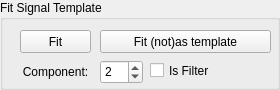
            <widget class="QGroupBox" name="groupBox_6">
             <property name="maximumSize">
              <size>
               <width>16777215</width>
               <height>90</height>
              </size>
             </property>
             <property name="title">
              <string>Fit Signal Template</string>
             </property>
             <property name="checkable">
              <bool>false</bool>
             </property>
             <property name="checked">
              <bool>false</bool>
             </property>
             <widget class="QPushButton" name="PB_fit_template">
              <property name="geometry">
               <rect>
                <x>20</x>
                <y>30</y>
                <width>71</width>
                <height>23</height>
               </rect>
              </property>
              <property name="text">
               <string>Fit</string>
              </property>
             </widget>
             <widget class="QCheckBox" name="CB_is_fit_filter">
              <property name="geometry">
               <rect>
                <x>150</x>
                <y>60</y>
                <width>71</width>
                <height>21</height>
               </rect>
              </property>
              <property name="text">
               <string>Is Filter</string>
              </property>
             </widget>
             <widget class="QLabel" name="label_amp_3">
              <property name="geometry">
               <rect>
                <x>20</x>
                <y>60</y>
                <width>71</width>
                <height>23</height>
               </rect>
              </property>
              <property name="sizePolicy">
               <sizepolicy hsizetype="Preferred" vsizetype="Maximum">
                <horstretch>0</horstretch>
                <verstretch>0</verstretch>
               </sizepolicy>
              </property>
              <property name="minimumSize">
               <size>
                <width>0</width>
                <height>3</height>
               </size>
              </property>
              <property name="maximumSize">
               <size>
                <width>16777215</width>
                <height>23</height>
               </size>
              </property>
              <property name="text">
               <string>Component:</string>
              </property>
              <property name="alignment">
               <set>Qt::AlignCenter</set>
              </property>
             </widget>
             <widget class="QSpinBox" name="SB_num_comp">
              <property name="geometry">
               <rect>
                <x>100</x>
                <y>60</y>
                <width>43</width>
                <height>24</height>
               </rect>
              </property>
              <property name="minimumSize">
               <size>
                <width>0</width>
                <height>23</height>
               </size>
              </property>
              <property name="maximumSize">
               <size>
                <width>60</width>
                <height>16777215</height>
               </size>
              </property>
              <property name="minimum">
               <number>1</number>
              </property>
              <property name="maximum">
               <number>10</number>
              </property>
              <property name="singleStep">
               <number>1</number>
              </property>
              <property name="value">
               <number>2</number>
              </property>
             </widget>
             <widget class="QPushButton" name="PB_fit_as_template">
              <property name="geometry">
               <rect>
                <x>100</x>
                <y>30</y>
                <width>171</width>
                <height>23</height>
               </rect>
              </property>
              <property name="text">
               <string>Fit (not)as template</string>
              </property>
             </widget>
            </widget>
